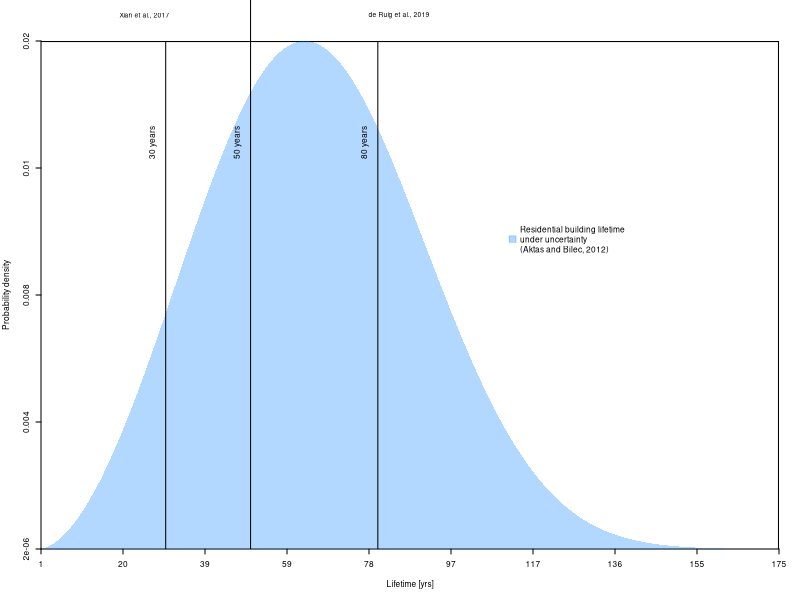

This chart was generated by the following R code:
##==============================================================================
##
## Script plots the considered uncertainty in the house lifetime 
##
## Authors: Mahkameh Zarekarizi (mahkameh.zare@gmail.com) 
##==============================================================================
## Copyright 2019 Mahkameh Zarekarizi
## This file is free software: you can redistribute it and/or modify
## it under the terms of the GNU General Public License as published by
## the Free Software Foundation, either version 3 of the License, or
## (at your option) any later version.
##
## This file is distributed in the hope that it will be useful,
## but WITHOUT ANY WARRANTY; without even the implied warranty of
## MERCHANTABILITY or FITNESS FOR A PARTICULAR PURPOSE.  See the
## GNU General Public License for more details.
##
## You should have received a copy of the GNU General Public License
## along with this file.  If not, see <http://www.gnu.org/licenses/>.
##==============================================================================
## Instructions to run:
##    change the directory to the folder called "flood_mititgation_uncertainty" and run the script 
##==============================================================================

library(truncnorm)
main_path=getwd()

mygreen <- rgb(44/255, 185/255, 95/255, 0.5) #Colors we will use in the plot
myblue <- rgb(0/255, 128/255, 1, 0.3)
mygreenl <- rgb(44/255, 185/255, 95/255, 1) #Colors we will use in the plot
mybluel <- rgb(0/255, 128/255, 1, 1)


#png(paste(main_path,"/Figures/S13_Lifetime_Unc.png",sep=""),width =3.94, height =2.43,units="in",res=300)
#jpeg(paste(main_path,"/Figures/S13_Lifetime_Unc.jpeg",sep=""),width =3.94, height =2.43,units="in",res=300)
pdf(paste(main_path,"/Figures/S13_Lifetime_Deep_Unc.pdf",sep=""),width =3.94, height =2.43)
par(cex=0.5)
x=sort(rweibull(100000,shape=2.8,scale=73.5))
d=dweibull(x,2.8,73.5)

plot(x,d,col="blue",type="n",
     xlab="Lifetime [yrs]",ylab="Probability density",xlim=c(min(x),max(x)),
     ylim=c(min(d),max(d)),axes=F,yaxs="i",xaxs="i")
axis(1,pos=min(d),at<-seq(min(x),max(x),length.out = 10),labels = round(at))
axis(2,pos=min(x),at<-seq(min(d),max(d),length.out = 5),labels = signif(at,1))
lines(x=c(min(x),max(x)),y=c(max(d),max(d)),lwd=2)
lines(x=c(max(x),max(x)),y=c(min(d),max(d)),lwd=2)

polygon(x=c(x,rev(x)),y=c(rep(0,length(x)),rev(d)),col=myblue,border=NA)
abline(v=c(30,50,80),col=c("black","black","black"))
text(25,max(d)+max(d)*0.05,xpd=T,'Xian et al., 2017',cex=0.8,col="black")
text(50,max(d)+max(d)*0.11,xpd=T,'Veerbeek and Zevenbergen, 2009',cex=0.8,col="black")
arrows(x0=50,y0=max(d),y1=max(d)+0.09*max(d),length = 0.05,xpd=T,col="black")
text(85,max(d)+max(d)*0.05,xpd=T,'de Ruig et al., 2019',cex=0.8,col="black")
text(27,max(d)-0.2*max(d),srt=90,"30 years",col="black")
text(47,max(d)-0.2*max(d),srt=90,"50 years",col="black")
text(77,max(d)-0.2*max(d),srt=90,"80 years",col="black")
legend(110,0.01,c("Residential building lifetime \nunder uncertainty \n(Aktas and Bilec, 2012)"),
       col=c(myblue),pch=c(22),pt.cex=c(2),
       pt.bg = c(myblue),bty="n")
dev.off()
